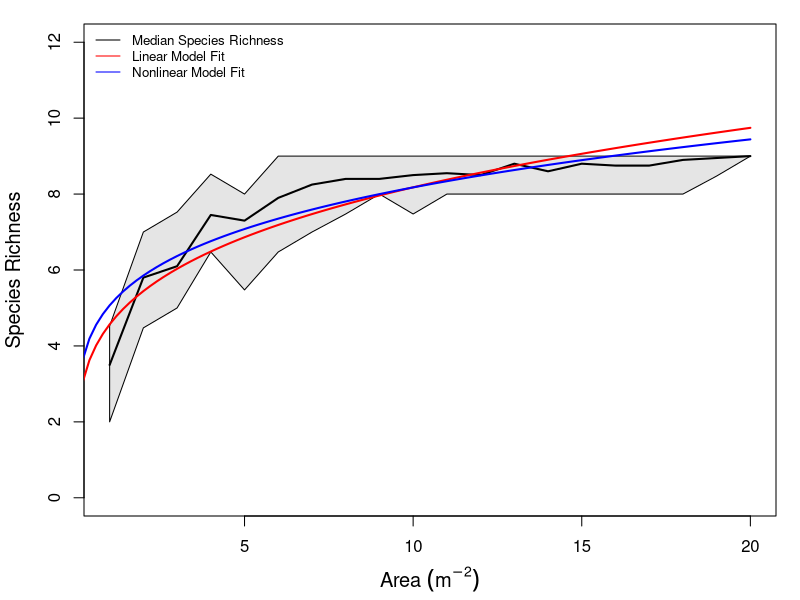
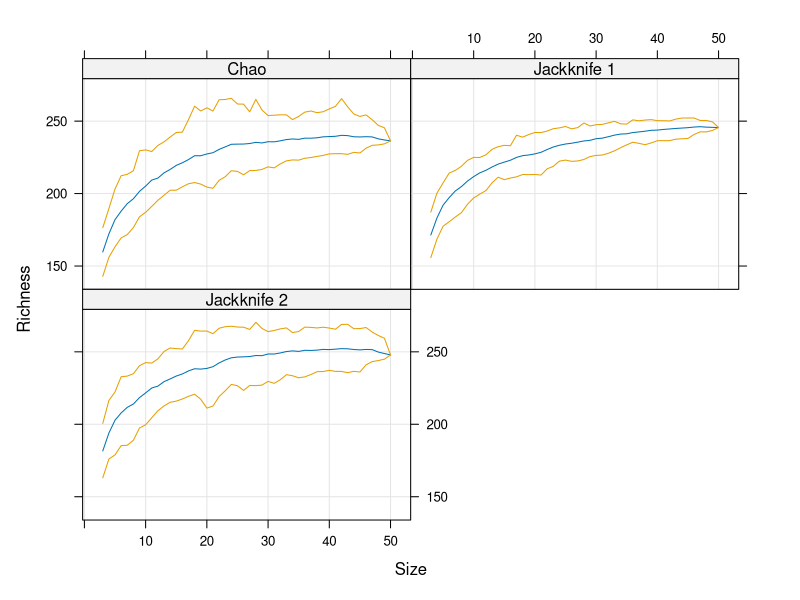
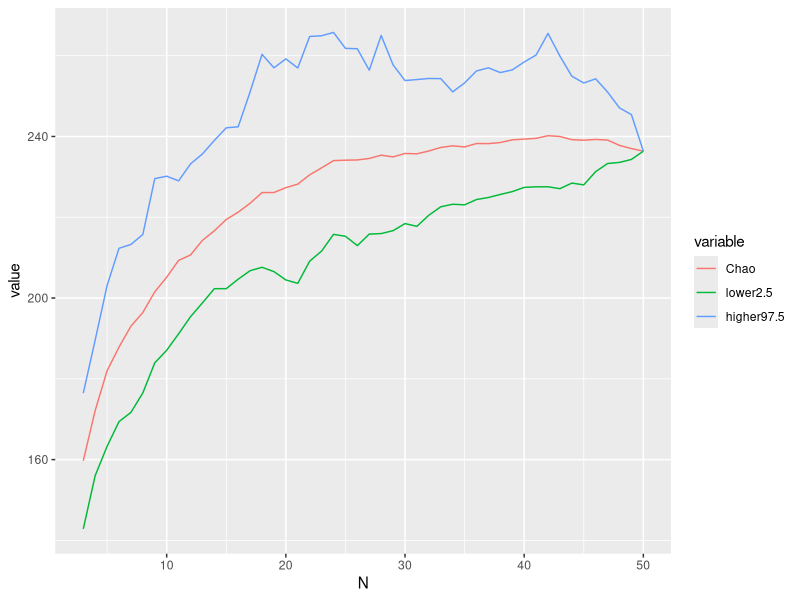
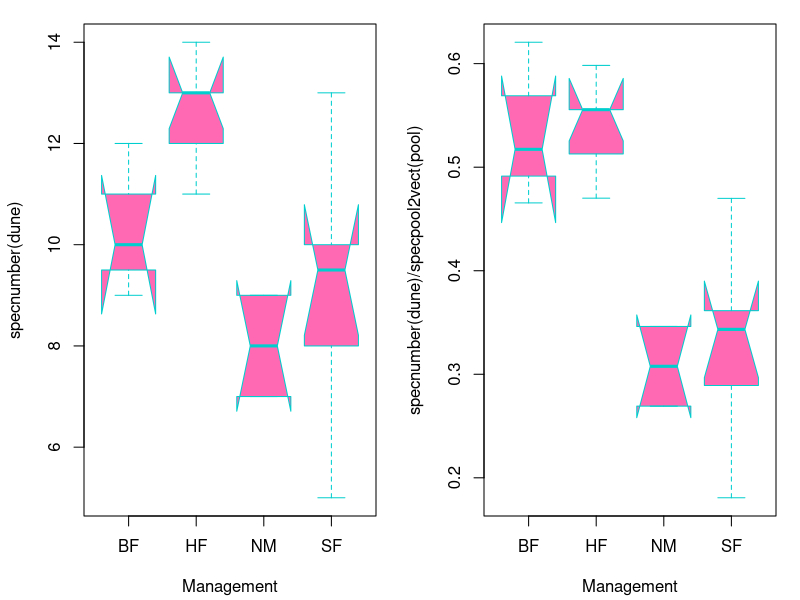
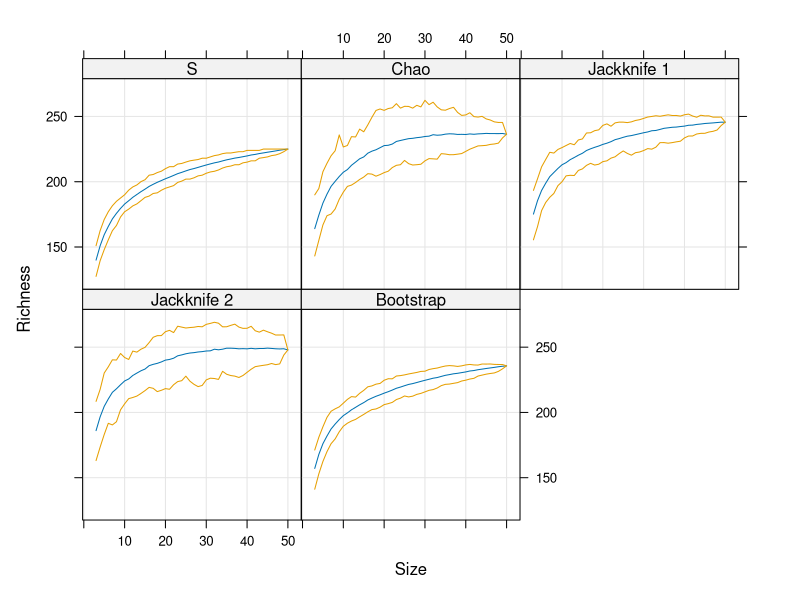

Recreate these plots in R, in order.

# https://www.r-bloggers.com/r-for-ecologists-simulating-species-area-curves-linear-vs-nonlinear-regression/

plots <- array(dim=c(5,20))

species <- c(letters[1:20])


View(plots)
View(species)

probs <- numeric(20)
probs[1:8] <- runif(8, 0, 0.1)
for(i in 9:20){
  probs[i] <- runif(1, 0, 1-sum(probs[1:i-1]))
}


sum(probs)


for(i in 1:20){
  plots[,i] <- sample(species, size=5, replace=T, prob=probs)
}


SAR.mat <- array(dim=c(20,20))

for(j in 1:20){
  for(i in 1:20){
    plot.index <- sample(1:20, j, replace=F)
    SAR.plot <- c(plots[,plot.index])
    SAR.mat[i,j] <- length(unique(SAR.plot))
  }
}



areas <- 1:20
means <- apply(SAR.mat, MARGIN=2, mean)
lower.95 <- apply(SAR.mat, MARGIN=2, function(x) quantile(x, 0.025))
upper.95 <- apply(SAR.mat, MARGIN=2, function(x) quantile(x, 0.975))

par(mar=c(4,4,1,1)+0.2)
plot(areas, means, type='n', xlab=expression('Area '*(m^-2)),
     ylab='Species Richness', cex.lab=1.2,
     ylim=c(0,12))
polygon(x=c(areas, rev(areas)),
        y=c(lower.95, rev(upper.95)),
        col='grey90')
lines(areas, means, lwd=2)

View(means)
View(areas)

SAR.mod <- lm(log(means) ~ log(areas))
summary(SAR.mod)

curve(exp(coef(SAR.mod)[1])*x^coef(SAR.mod)[2], add=T, from=0, to=20, col='red', lwd=2)


SAR.nls <- nls(means ~ a*areas^b,
               start=list('a'=exp(coef(SAR.mod)[1]),
                          'b'=coef(SAR.mod)[2]))

curve(coef(SAR.nls)[1]*x^coef(SAR.nls)[2], add=T, from=0, to=20, col='blue', lwd=2)

legend('topleft', lty=1, col=c('black', 'red', 'blue'),
       legend=c('Median Species Richness', 'Linear Model Fit', 'Nonlinear Model Fit'),
       cex=0.8,
       bty='n')






# https://stackoverflow.com/questions/52652195/convert-rarefaction-plots-from-vegan-to-ggplot2-in-r




library(ggplot2)
library(reshape2)

library(vegan)    
data(BCI)


View(BCI)
p<-poolaccum(BCI, permutations = 50)
View(p)

p.plot<-plot(p, display = c("chao", "jack1", "jack2"))
p.plot

chao <- data.frame(summary(p)$chao,check.names = FALSE)
View(chao)

colnames(chao) <- c("N", "Chao", "lower2.5", "higher97.5", "std")

chao_melt <- melt(chao, id.vars = c("N","std"))

ggplot(data = chao_melt, aes(x = N, y = value, group = variable)) +
  geom_line(aes(color = variable)) 



# vegan

data(dune)
data(dune.env)
attach(dune.env)

View(Management)
pool <- specpool(dune, Management)
pool


op <- par(mfrow=c(1,2))
boxplot(specnumber(dune) ~ Management, col="hotpink", border="cyan3",
        notch=TRUE)
boxplot(specnumber(dune)/specpool2vect(pool) ~ Management, col="hotpink",
        border="cyan3", notch=TRUE)
par(op)
data(BCI)
## Accumulation model
pool <- poolaccum(BCI)
summary(pool, display = "chao")
plot(pool)
## Quantitative model
estimateR(BCI[1:5,])

